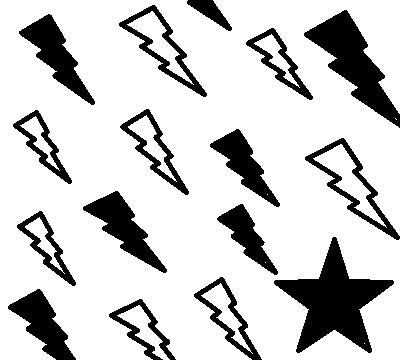
#> input picture Block/plain.bmp, 400 x 360 px
$ python main.py
#> lines starting #> are read from the running program, lines starting #| are printed output that depends on the picture; after the words box and inside, x2 and y2 are one past the last pixel; in counts of white or black regions, pixels touching at a corner belong together
# By Bartłomiej Wujec

from PIL import Image
import hashlib

input_image = Image.open("plain.bmp")
#> input_image is the input picture: PIL image 400x360 RGB; 79.9% white; 16 black regions, largest, box (x1, y1, x2, y2) and area: (274, 237, 394, 353) 5418, (304, 10, 400, 128) 3913, (83, 191, 167, 273) 2272

image_data = input_image.tobytes()
width, height = input_image.size
#> width = 400; height = 360

new_data = []
keys = []
block = 8

for x in range(block):
    key = hashlib.sha1(str(x ** 15 + x).encode("UTF-8")).digest()
    keys.append(key)

for x in range(width):
    for y in range(height):
        index = x * height + y
        old_value = image_data[index]
        new_value = old_value ^ keys[x % block][y % block]
        new_data.append(new_value)
#> after the loop, new_data = 144000 items

fill = [i for n in range(3) for i in new_data]
#> fill = 432000 items
output_ecb = Image.new("RGB", (width, height))
#> output_ecb: PIL image 400x360 RGB; every value is 0
output_ecb.frombytes(bytes(fill))
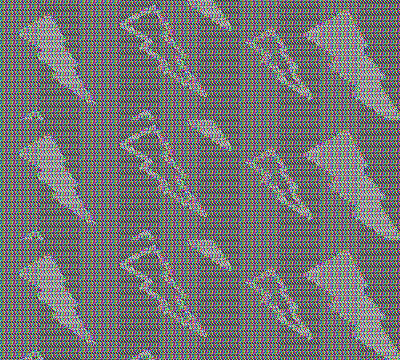
#> output_ecb: PIL image 400x360 RGB; mean R, G, B 117.8, 117.8, 117.8
output_ecb.save("ecb_crypto.bmp")

new_key = 274991 % 256
new_data = [image_data[0] ^ new_key]
#> new_data = [208]
for x in range(width * height):
    new_data.append(new_data[x - 1] ^ image_data[x] ^ keys[x % 64 // 8][x % 8])
#> after the loop, new_data = 144001 items

fill = [i for n in range(3) for i in new_data]
#> fill = 432003 items

output_cbc = Image.new("RGB", (width, height))
output_cbc.frombytes(bytes(fill))
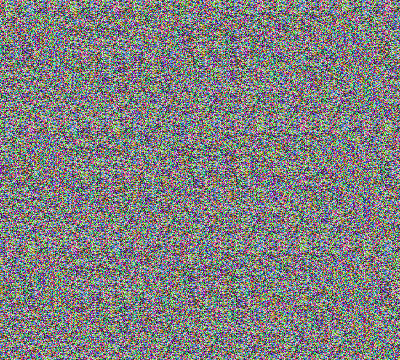
#> output_cbc: PIL image 400x360 RGB; mean R, G, B 127.9, 127.9, 127.9
output_cbc.save("cbc_crypto.bmp")
